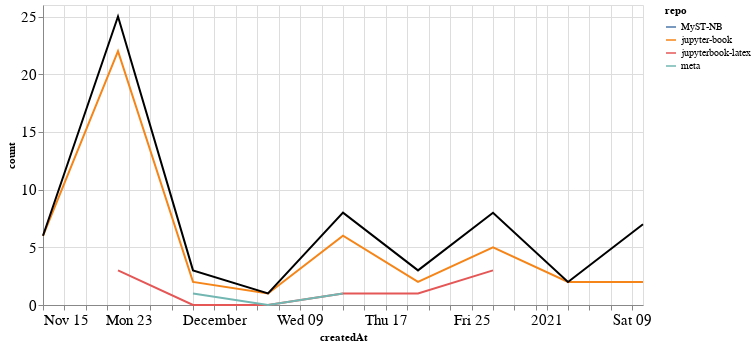

Write notebook code for a chart like this one.
### Markdown cell above
### Comments

### Code cell
comments_time = comments.groupby('repo').resample('W', on='createdAt').count()['author'].reset_index()
comments_time = comments_time.rename(columns={'author': 'count'})
comments_time_total = comments_time.groupby('createdAt').agg({"count": "sum"}).reset_index()
ch1 = alt.Chart(comments_time, width=600).mark_line().encode(
    x='createdAt',
    y='count',
    color='repo',
    tooltip="repo"
)

ch2 = alt.Chart(comments_time_total, width=600).mark_line(color="black").encode(
    x='createdAt',
    y='count',
)

ch1 + ch2

### Figure 1 — Vega-Lite specification as saved in the notebook (floating-point values rounded to 4 significant figures)
{"config": {"axisLeft": {"labelFontSize": 15}, "axisBottom": {"labelFontSize": 15}}, "layer": [{"data": {"name": "data-59655b49762b7c5690dd8ddbfa77c4b9"}, "mark": "line", "encoding": {"color": {"type": "nominal", "field": "repo"}, "tooltip": {"type": "nominal", "field": "repo"}, "x": {"type": "temporal", "field": "createdAt"}, "y": {"type": "quantitative", "field": "count"}}, "width": 600}, {"data": {"name": "data-3a012f50f46f47799c91b5ee3733ee84"}, "mark": {"type": "line", "color": "black"}, "encoding": {"x": {"type": "temporal", "field": "createdAt"}, "y": {"type": "quantitative", "field": "count"}}, "width": 600}], "$schema": "https://vega.github.io/schema/vega-lite/v4.8.1.json", "datasets": {"data-59655b49762b7c5690dd8ddbfa77c4b9": [{"repo": "MyST-NB", "createdAt": "2021-01-10T00:00:00", "count": 5}, {"repo": "jupyter-book", "createdAt": "2020-11-15T00:00:00", "count": 6}, {"repo": "jupyter-book", "createdAt": "2020-11-22T00:00:00", "count": 22}, {"repo": "jupyter-book", "createdAt": "2020-11-29T00:00:00", "count": 2}, {"repo": "jupyter-book", "createdAt": "2020-12-06T00:00:00", "count": 1}, {"repo": "jupyter-book", "createdAt": "2020-12-13T00:00:00", "count": 6}, {"repo": "jupyter-book", "createdAt": "2020-12-20T00:00:00", "count": 2}, {"repo": "jupyter-book", "createdAt": "2020-12-27T00:00:00", "count": 5}, {"repo": "jupyter-book", "createdAt": "2021-01-03T00:00:00", "count": 2}, {"repo": "jupyter-book", "createdAt": "2021-01-10T00:00:00", "count": 2}, {"repo": "jupyterbook-latex", "createdAt": "2020-11-22T00:00:00", "count": 3}, {"repo": "jupyterbook-latex", "createdAt": "2020-11-29T00:00:00", "count": 0}, {"repo": "jupyterbook-latex", "createdAt": "2020-12-06T00:00:00", "count": 0}, {"repo": "jupyterbook-latex", "createdAt": "2020-12-13T00:00:00", "count": 1}, {"repo": "jupyterbook-latex", "createdAt": "2020-12-20T00:00:00", "count": 1}, {"repo": "jupyterbook-latex", "createdAt": "2020-12-27T00:00:00", "count": 3}, {"repo": "meta", "createdAt": "2020-11-29T00:00:00", "count": 1}, {"repo": "meta", "createdAt": "2020-12-06T00:00:00", "count": 0}, {"repo": "meta", "createdAt": "2020-12-13T00:00:00", "count": 1}], "data-3a012f50f46f47799c91b5ee3733ee84": [{"createdAt": "2020-11-15T00:00:00", "count": 6}, {"createdAt": "2020-11-22T00:00:00", "count": 25}, {"createdAt": "2020-11-29T00:00:00", "count": 3}, {"createdAt": "2020-12-06T00:00:00", "count": 1}, {"createdAt": "2020-12-13T00:00:00", "count": 8}, {"createdAt": "2020-12-20T00:00:00", "count": 3}, {"createdAt": "2020-12-27T00:00:00", "count": 8}, {"createdAt": "2021-01-03T00:00:00", "count": 2}, {"createdAt": "2021-01-10T00:00:00", "count": 7}]}}
